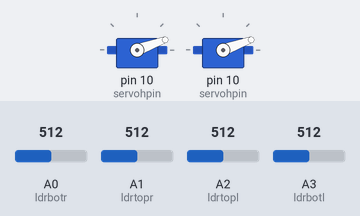
Simulated run of this sketch. Board: Arduino Uno, built with avr-gcc and run on an emulated ATmega328P. Parts: 2 × servo. The inputs (shaded band) are chosen by the test bench; at power-on: A0 (ldrbotr) = 512, A1 (ldrtopr) = 512, A2 (ldrtopl) = 512, A3 (ldrbotl) = 512. What the sketch prints to the serial monitor is not drawn.

Above: at 1.7 s.
1.8 s: A0 (ldrbotr) set to 530
At 2.62 s:
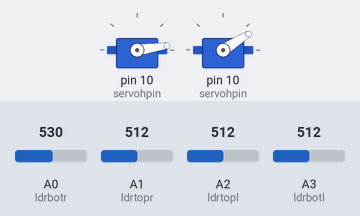
4.8 s: A1 (ldrtopr) set to 530
At 4.8 s:
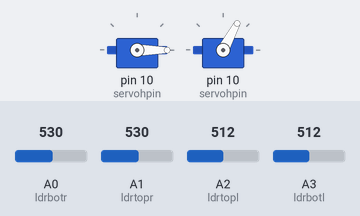
6.3 s: A2 (ldrtopl) set to 526
At 7.11 s:
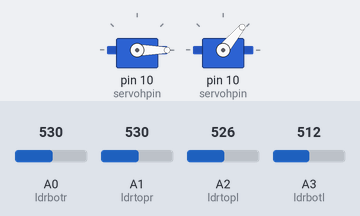
9.3 s: A3 (ldrbotl) set to 716
At 10.67 s:
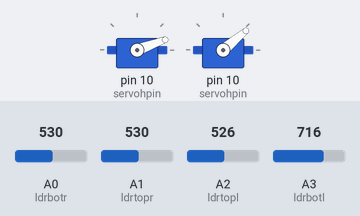
12.3 s: A0 (ldrbotr) set to 716
15.3 s: A2 (ldrtopl) set to 716
Timing chart, 0 to 21.0 s (numbered marks = the images above; inputs shaded):
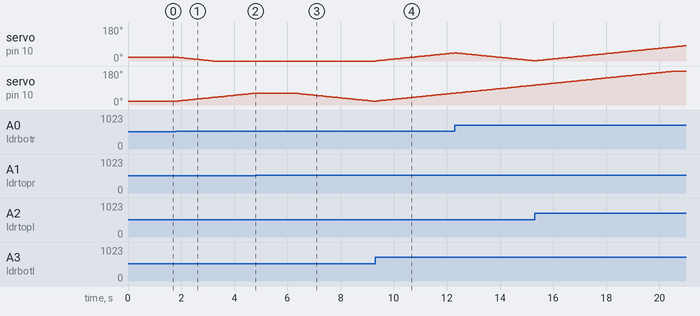

The sketch:

SolarTracker01.ino
```cpp
/*
  SolarTracker01
  by ELECTRONICS HUB FEBRUARY 29, 2016
  http://www.electronicshub.org/arduino-solar-tracker/
  modifications by Zoomx

  LDRs are used as the main light sensors. Two servo motors are fixed to the structure that holds
  the solar panel. The program for Arduino is uploaded to the microcontroller. The working of the
  project is as follows.

  LDRs sense the amount of sunlight falling on them. Four LDRs are divided into top, bottom,
  left and right.

  For east – west tracking, the analog values from two top LDRs and two bottom LDRs are compared
  and if the top set of LDRs receive more light, the vertical servo will move in that direction.

  If the bottom LDRs receive more light, the servo moves in that direction.

  For angular deflection of the solar panel, the analog values from two left LDRs and two right
  LDRs are compared. If the left set of LDRs receive more light than the right set, the horizontal
  servo will move in that direction.

  If the right set of LDRs receive more light, the servo moves in that direction.


*/


#include <Servo.h>
//defining Servos
Servo servohori;
const byte servohpin = 10;
int servoh = 0;
const int servohLimitHigh = 160;
const int servohLimitLow = 20;

Servo servoverti;
const byte servovpin = 10;
int servov = 0;
const int servovLimitHigh = 160;
const int servovLimitLow = 20;
//Assigning LDRs
const int ldrtopl = 2; //top left LDR green
const int ldrtopr = 1; //top right LDR yellow
const int ldrbotl = 3; // bottom left LDR blue
const int ldrbotr = 0; // bottom right LDR orange

void setup ()
{
  Serial.begin(115200);
  Serial.println("SolarTracker01");
  servohori.attach(servohpin);
  servohori.write(servohLimitLow);
  servoverti.attach(servovpin);
  servoverti.write(servovLimitLow);
  delay(500);
}

void loop()
{
  servoh = servohori.read();
  servov = servoverti.read();
  //capturing analog values of each LDR
  int topl = analogRead(ldrtopl);
  int topr = analogRead(ldrtopr);
  int botl = analogRead(ldrbotl);
  int botr = analogRead(ldrbotr);

  Serial.print(ldrtopl);
  Serial.print(" ");
  Serial.print(ldrtopr);
  Serial.print(" ");
  Serial.print(ldrbotl);
  Serial.print(" ");
  Serial.println(ldrbotr);
  //Serial.println("");

  // calculating average
  int avgtop = (topl + topr) / 2; //average of top LDRs
  int avgbot = (botl + botr) / 2; //average of bottom LDRs
  int avgleft = (topl + botl) / 2; //average of left LDRs
  int avgright = (topr + botr) / 2; //average of right LDRs

  if (avgtop < avgbot)
  {
    servoverti.write(servov + 1);
    if (servov > servovLimitHigh)
    {
      servov = servovLimitHigh;
    }
    delay(10);
  }
  else if (avgbot < avgtop)
  {
    servoverti.write(servov - 1);
    if (servov < servovLimitLow)
    {
      servov = servovLimitLow;
    }
    delay(10);
  }
  else
  {
    servoverti.write(servov);
  }

  if (avgleft > avgright)
  {
    servohori.write(servoh + 1);
    if (servoh > servohLimitHigh)
    {
      servoh = servohLimitHigh;
    }
    delay(10);
  }
  else if (avgright > avgleft)
  {
    servohori.write(servoh - 1);
    if (servoh < servohLimitLow)
    {
      servoh = servohLimitLow;
    }
    delay(10);
  }
  else
  {
    servohori.write(servoh);
  }
  delay(50);
}
```

Measured:
- the behaviour switches between 513 and 514 on A0 (ldrbotr) (found by bisection; images 0 and 1)
- the behaviour switches between 529 and 530 on A1 (ldrtopr) (found by bisection; images 1 and 2)
- the behaviour switches between 513 and 514 on A2 (ldrtopl) (found by bisection; images 2 and 3)
- after the input at 1.8 s, servo on pin 10 (servohpin): moves from 20° to 0° over 1.3 s, starting at once; servo on pin 10 (servohpin): moves from 20° to 62° over 2.9 s, starting at once
- after the input at 4.8 s, servo on pin 10 (servohpin): stays 62° (without the input it goes to 63° after 0.00 s)
- after the input at 6.3 s, servo on pin 10 (servohpin): moves from 62° to 20° over 2.9 s, starting at once
- after the input at 9.3 s, servo on pin 10 (servohpin): moves from 0° to 43° over 3.0 s, starting at once
